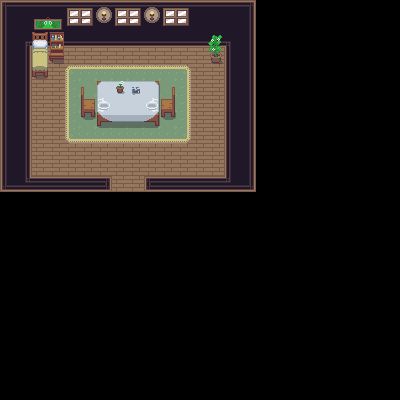

Tiled map render using the project's own tile images. Description and the map definition, with tile-layer contents summarised, below:
An orthogonal 25x25 tile map with 16x16 px tiles, 5 tile layers (ground, sheets, walls, table, ...) and 11 objects.

<map version="1.4" tiledversion="1.4.1" orientation="orthogonal" renderorder="right-down" width="25" height="25" tilewidth="16" tileheight="16" infinite="0" nextlayerid="7" nextobjectid="15">
 <tileset firstgid="1" source="House.tsx" />
 <layer id="1" name="ground" width="25" height="25">
  <data>[625 cells, 192 non-empty, 1 distinct tile ids]</data>
 </layer>
 <layer id="2" name="sheets" width="25" height="25">
  <data>[625 cells, 40 non-empty, 9 distinct tile ids]</data>
 </layer>
 <layer id="4" name="walls" width="25" height="25">
  <data>[625 cells, 94 non-empty, 16 distinct tile ids]</data>
 </layer>
 <layer id="3" name="table" width="25" height="25">
  <data>[625 cells, 27 non-empty, 24 distinct tile ids]</data>
 </layer>
 <layer id="6" name="object" width="25" height="25">
  <data>[625 cells, 20 non-empty, 10 distinct tile ids]</data>
 </layer>
 <objectgroup id="5" name="collision">
  <object id="1" x="-1" y="0.333333" width="258.5" height="43.6667" />
  <object id="2" x="145.333" y="177.833" width="96.1818" height="13.3333" />
  <object id="3" x="13.8333" y="176.333" width="97.4167" height="14.6667" />
  <object id="4" x="96.75" y="81.0833" width="61.9167" height="43.5" />
  <object id="5" x="0.666667" y="45" width="30.8333" height="146" />
  <object id="6" x="226.333" y="41.3333" width="28.8333" height="150.917" />
  <object id="7" x="81.5" y="101.25" width="78" height="12.3333" />
  <object id="8" x="31" y="32.5" width="17.3333" height="44.5833" />
  <object id="9" x="49.2727" y="30.9545" width="15.1364" height="29.25" />
  <object id="13" x="171.127" y="99.1761">
   <polygon points="0,0 0,-11.267 3.28185,-11.267 3.28185,18.7784 -0.656371,18.7784 -0.656371,15.0227 -9.18918,15.0227 -9.18918,18.2419 -78.108,18.7784 -78.108,15.0227 -85.9844,15.0227 -85.9844,18.2419 -89.9227,18.2419 -89.9227,-11.267 -86.6408,-11.267 -86.6408,0" />
  </object>
  <object id="14" x="208.25" y="38.75" width="19.5" height="25.75" />
 </objectgroup>
</map>
